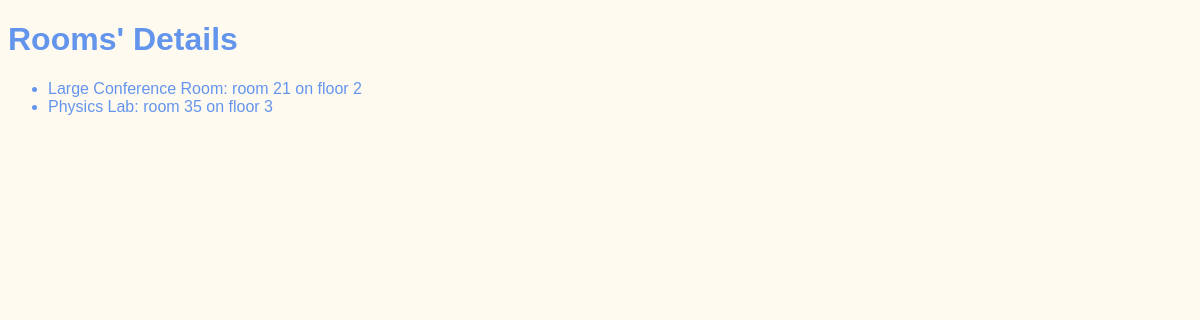
The page /meetings/rooms on the database as committed earlier.
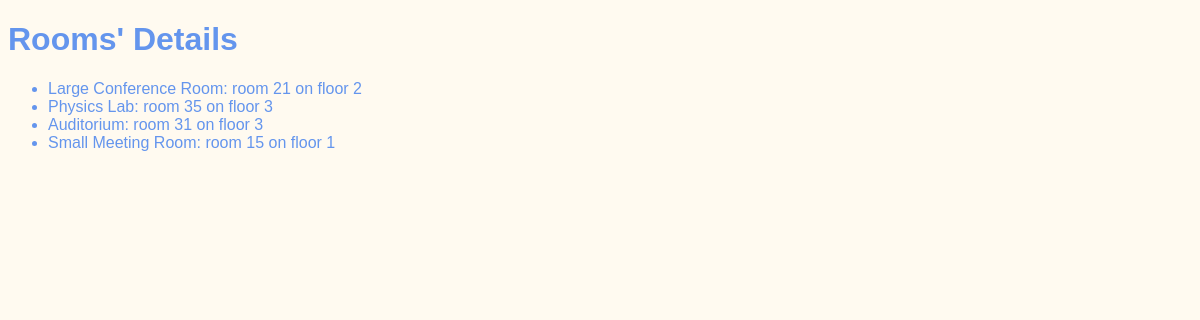
The same page on the database as committed later.
### meetings/models.py (models this page shows)
class Room(models.Model):
    name = models.CharField(max_length=50)
    floor = models.IntegerField()
    room_number = models.IntegerField()
    def __str__(self):
        return f"{self.name}: room {self.room_number} on floor {self.floor}"

### meetings/views.py (the view)
# urls.py: path('rooms', rooms, name="rooms"),
def rooms(request):
    return render(request, "meetings/rooms.html", {"rooms": Room.objects.all()})

### meetings/templates/meetings/rooms.html (shortened to what this page needs)
{% extends 'base.html' %}
{% block content %}
    <h1>Rooms' Details</h1>
    <ul>
        {% for room in rooms %}
        <li>
            {{ room }}
        </li>
        {% endfor %}
    </ul>
{% endblock  %}

### website/templates/base.html (shortened to what this page needs)
{% load static %}
<!DOCTYPE html>
<html lang="en">
<head>
    <link rel="stylesheet" href={% static 'website/style.css' %}>
</head>
<body>
    {% block content %}
    {% endblock %}
</body>
</html>

### website/static/website/style.css (style rules this page uses)
body { font-family: sans-serif; color: cornflowerblue; background-color: floralwhite; }

Rows that differ between the two databases and show on the page:
added Room: name+room_number+floor "Auditorium: room 31 on floor 3"
added Room: name+room_number+floor "Small Meeting Room: room 15 on floor 1"
